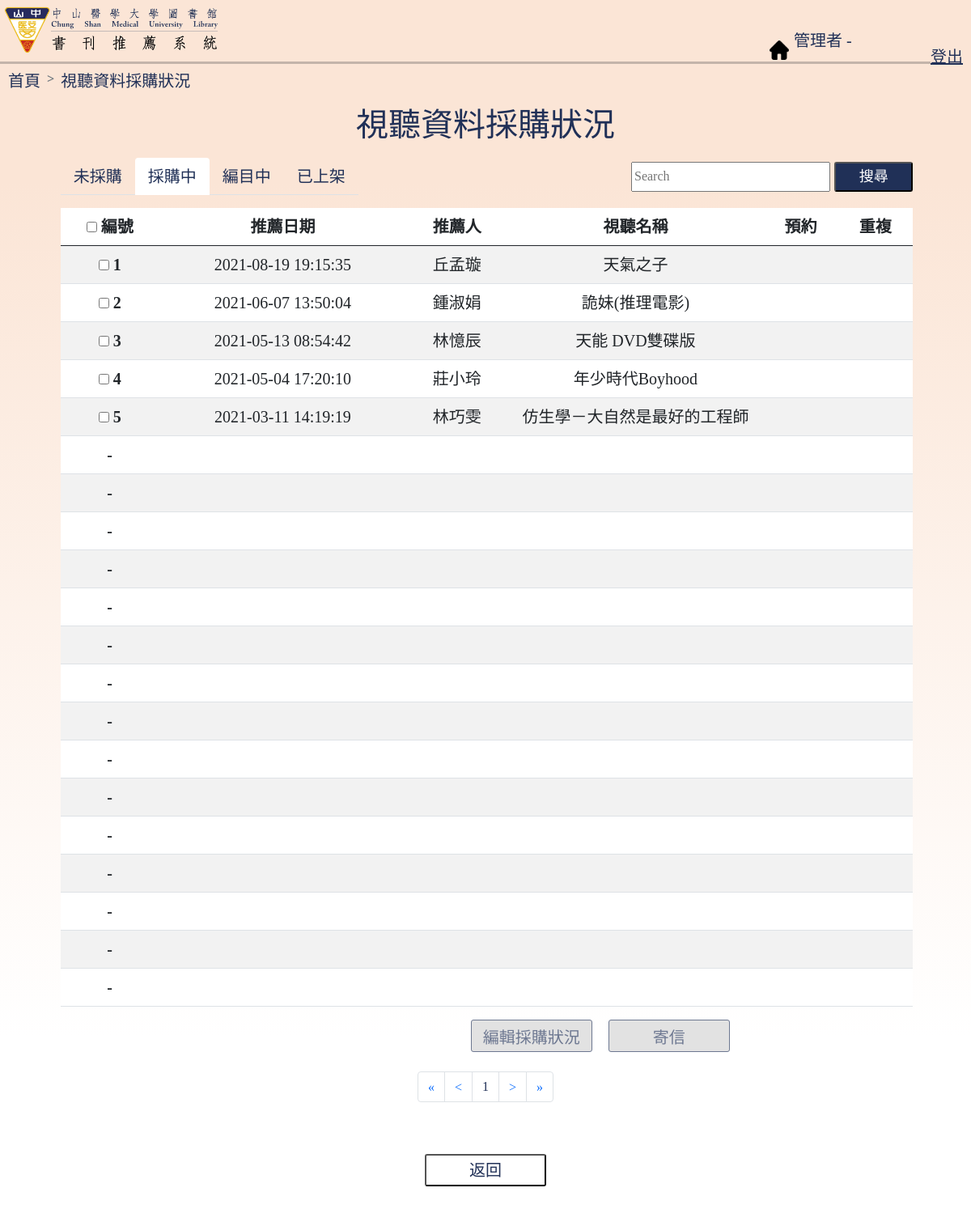
/administrator/avm_buysit2.php, run on the app's committed database.
### tables this page shows
CREATE TABLE `hrec_avm` (
  `no` int NOT NULL AUTO_INCREMENT,
  `name` varchar(12) NOT NULL DEFAULT '',
  `id` varchar(12) NOT NULL DEFAULT '',
  `style` varchar(12) NOT NULL DEFAULT '其他',
  `unit` varchar(40) NOT NULL DEFAULT '',
  `email` varchar(40) DEFAULT NULL,
  `pred` char(2) NOT NULL DEFAULT '',
  `video` varchar(60) NOT NULL,
  `auth` varchar(20) NOT NULL DEFAULT '',
  `publish` varchar(60) NOT NULL DEFAULT '',
  `version` varchar(20) DEFAULT NULL,
  `year` year(4) DEFAULT NULL,
  `isbn` varchar(15) DEFAULT NULL,
  `price` varchar(15) DEFAULT NULL,
  `date` datetime DEFAULT CURRENT_TIMESTAMP,
  `reason` varchar(255) DEFAULT NULL,
  `situation` varchar(20) DEFAULT '待處理',
  `duplicate` varchar(4) DEFAULT NULL,
  `IntroUrl` varchar(255) DEFAULT NULL,
  `nbReason` varchar(255) DEFAULT NULL,
  `empty` varchar(2) DEFAULT '否',
  PRIMARY KEY (`no`)
);

### administrator/avm_buysit2.php (the view, shortened to what the rows shown need)
<!DOCTYPE html>
<?php session_start();
require_once("../mysql_connect.php");
?>
<html>
<head>
    <link href="https://cdn.jsdelivr.net/npm/bootstrap@5.0.0/dist/css/bootstrap.min.css" rel="stylesheet"
>
    <link rel="stylesheet" type="text/css" href="./style.css" />
</head>
<body>
    <h2 id="mid-title">視聽資料採購狀況</h2>
    <nav class="navbar navbar-light" style="width:95%;">
        <div class="container-fluid" style="margin-left:5.5%;">
            <div id="avm_table" style="width:100%;">
                <table class="table table-striped table-hover" id="record-table" align="center">
                    <thead>
                        <tr>
                            <th scope="col">
                                <input type="checkbox" name="all"
                                    onclick="check_all(this,'check'); disableElement('all'); allPush();">
                                編號
                            </th>
                            <th scope="col">推薦日期</th>
                            <th scope="col">推薦人</th>
                            <th scope="col">視聽名稱</th>
                            <th scope="col">預約</th>
                            <th scope="col">重複</th>
                        </tr>
                    </thead>
                    <tbody>
                        <?php
                        $sql_view = "SELECT * FROM hrec_avm WHERE `situation` LIKE '採購中' AND `empty` LIKE '否'";
                        $result = $con->query($sql_view);
                        if ($result) {
                            $total = mysqli_num_rows($result);
                            $number = intval($total / 20);
                            $spare = $total % 20;
                            if ($spare != 0) {
                                $number += 1;
                            }
                        }
                        $sql = "SELECT `no`,`date`,`name`, `video`, `pred`,`duplicate`
                                FROM hrec_avm
                                WHERE `situation` LIKE '採購中' AND `empty` LIKE '否'";
                        $sql = $sql . " ORDER BY date desc ";
                        if (isset($_GET['page'])) {
                            $temp = 0;
                            while ($temp < $number) {
                                $temp = $temp + 1;
                                if (intval($_GET['page']) == $temp) {
                                    $temp1 = ($temp - 1) * 20;
                                    $sql = $sql . ' LIMIT ' . $temp1 . ',20;';
                                    break;
                                }
                            }
                        } else {
                            $sql = $sql . " LIMIT 0,20;";
                        }
                        $result = $con->query($sql);
                        $num = 1;
                        if (isset($_GET['page'])) {
                            $p = intval($_GET['page']);
                            $num = $num + 20 * ($p - 1);
                        } else {
                            $p = 1;
                            $num = $num + 20 * ($p - 1);
                        }
                        while ($hrec_avm = $result->fetch_array()) {
                            echo '<tr style="vertical-align: middle;">';
                            echo '<th><input type="checkbox" name="check" onclick="disableElement(' . "'check'" . ')" value="' . $hrec_avm["no"] . '">&nbsp;' . $num . '</th>';
                            echo '<td>' . $hrec_avm["date"] . '</td>';
                            echo '<td>' . $hrec_avm["name"] . '</td>';
                            echo '<td style="width:30%;">' . $hrec_avm["video"] . '</td>';
                            echo '<td>' . $hrec_avm["pred"] . '</td>';
                            echo '<td>' . $hrec_avm["duplicate"] . '</td>';
                            echo '</tr>';
                            $num += 1;
                        }
                        if ($spare < 20 && $spare > 0) {
                            $need = 20 - $spare;
                            if ($number == 1) {
                                for ($i = 1; $i <= $need; $i++) {
                                    echo '<tr>
                                        <th>-</th>
                                        <td> </td>
                                        <td> </td>
                                        <td> </td>
                                        <td> </td>
                                        <td> </td>
                                        </tr>';
                                }
                            }
                        }
                        ?>
                    </tbody>
                </table>
            </div>
        </div>
    </nav>
    <br><br>
    <br>
</body>
</html>

### data on the page
hrec_avm: date "2021-08-19 19:15:35", name "丘孟璇", video "天氣之子"
hrec_avm: date "2021-06-07 13:50:04", name "鍾淑娟", video "詭妹(推理電影)"
hrec_avm: date "2021-05-13 08:54:42", name "林憶辰", video "天能 DVD雙碟版"
hrec_avm: date "2021-05-04 17:20:10", name "莊小玲", video "年少時代Boyhood"
hrec_avm: date "2021-03-11 14:19:19", name "林巧雯", video "仿生學－大自然是最好的工程師"
